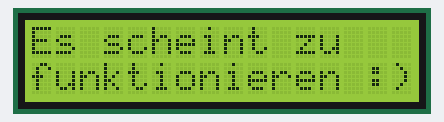
Recording of a program running on a simulated Raspberry Pi (BCM pin numbers). On the bench: 16×2 character LCD. At 13.0 s the program stops and its outputs stay as they are.

Above: at 0.2 s.
At 4.95 s:
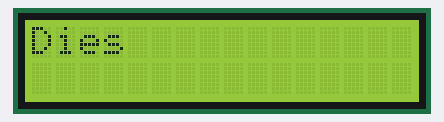
At 5.78 s:
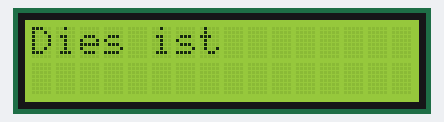
At 7.17 s:
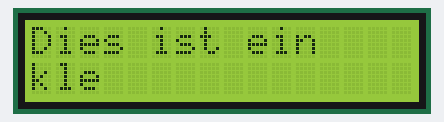
At 8.1 s:
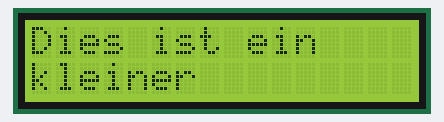
At 9.0 s:
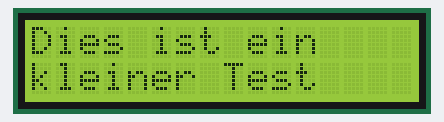

Measured:
- what the display in image 0 shows lasts 4.0 s, from 0.1 s to 4.1 s
- what the display in image 1 shows lasts 0.4 s, from 4.8 s to 5.2 s

The program:

hd44780_test.py
```python
#!/usr/bin/python
import time
import RPi.GPIO as GPIO

# Zuordnung der GPIO Pins (ggf. anpassen)
LCD_RS = 4
LCD_E  = 17
LCD_DATA4 = 18
LCD_DATA5 = 22
LCD_DATA6 = 23
LCD_DATA7 = 24

LCD_WIDTH = 16 		# Zeichen je Zeile
LCD_LINE_1 = 0x80 	# Adresse der ersten Display Zeile
LCD_LINE_2 = 0xC0 	# Adresse der zweiten Display Zeile
LCD_CHR = GPIO.HIGH
LCD_CMD = GPIO.LOW
E_PULSE = 0.0005
E_DELAY = 0.0005

def lcd_send_byte(bits, mode):
	# Pins auf LOW setzen
	GPIO.output(LCD_RS, mode)
	GPIO.output(LCD_DATA4, GPIO.LOW)
	GPIO.output(LCD_DATA5, GPIO.LOW)
	GPIO.output(LCD_DATA6, GPIO.LOW)
	GPIO.output(LCD_DATA7, GPIO.LOW)
	if bits & 0x10 == 0x10:
	  GPIO.output(LCD_DATA4, GPIO.HIGH)
	if bits & 0x20 == 0x20:
	  GPIO.output(LCD_DATA5, GPIO.HIGH)
	if bits & 0x40 == 0x40:
	  GPIO.output(LCD_DATA6, GPIO.HIGH)
	if bits & 0x80 == 0x80:
	  GPIO.output(LCD_DATA7, GPIO.HIGH)
	time.sleep(E_DELAY)
	GPIO.output(LCD_E, GPIO.HIGH)
	time.sleep(E_PULSE)
	GPIO.output(LCD_E, GPIO.LOW)
	time.sleep(E_DELAY)
	GPIO.output(LCD_DATA4, GPIO.LOW)
	GPIO.output(LCD_DATA5, GPIO.LOW)
	GPIO.output(LCD_DATA6, GPIO.LOW)
	GPIO.output(LCD_DATA7, GPIO.LOW)
	if bits&0x01==0x01:
	  GPIO.output(LCD_DATA4, GPIO.HIGH)
	if bits&0x02==0x02:
	  GPIO.output(LCD_DATA5, GPIO.HIGH)
	if bits&0x04==0x04:
	  GPIO.output(LCD_DATA6, GPIO.HIGH)
	if bits&0x08==0x08:
	  GPIO.output(LCD_DATA7, GPIO.HIGH)
	time.sleep(E_DELAY)
	GPIO.output(LCD_E, GPIO.HIGH)
	time.sleep(E_PULSE)
	GPIO.output(LCD_E, GPIO.LOW)
	time.sleep(E_DELAY)

def display_init():
	lcd_send_byte(0x33, LCD_CMD)
	lcd_send_byte(0x32, LCD_CMD)
	lcd_send_byte(0x28, LCD_CMD)
	lcd_send_byte(0x0C, LCD_CMD)
	lcd_send_byte(0x06, LCD_CMD)
	lcd_send_byte(0x01, LCD_CMD)

def lcd_message(message):
	message = message.ljust(LCD_WIDTH," ")
	for i in range(LCD_WIDTH):
	  lcd_send_byte(ord(message[i]),LCD_CHR)

if __name__ == '__main__':
	# initialisieren
	GPIO.setmode(GPIO.BCM)
	GPIO.setwarnings(False)
	GPIO.setup(LCD_E, GPIO.OUT)
	GPIO.setup(LCD_RS, GPIO.OUT)
	GPIO.setup(LCD_DATA4, GPIO.OUT)
	GPIO.setup(LCD_DATA5, GPIO.OUT)
	GPIO.setup(LCD_DATA6, GPIO.OUT)
	GPIO.setup(LCD_DATA7, GPIO.OUT)

	display_init()


	lcd_send_byte(LCD_LINE_1, LCD_CMD)
	lcd_message("Es scheint zu")
	lcd_send_byte(LCD_LINE_2, LCD_CMD)
	lcd_message("funktionieren :)")

	time.sleep(4)

	msg1 = "Dies ist ein"
	msg2 = "kleiner Test"
	for i in range(len(msg1)):
		lcd_send_byte(LCD_LINE_1, LCD_CMD)
		lcd_message(msg1[:i+1])
		lcd_send_byte(LCD_LINE_2, LCD_CMD)
		lcd_message("")
		time.sleep(0.1)
	for i in range(len(msg2)):
		lcd_send_byte(LCD_LINE_1, LCD_CMD)
		lcd_message(msg1)
		lcd_send_byte(LCD_LINE_2, LCD_CMD)
		lcd_message(msg2[:i+1])
		time.sleep(0.1)

	time.sleep(4)

	GPIO.cleanup()
```
